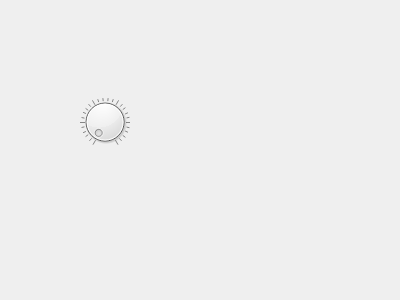
<?xml version="1.0" encoding="UTF-8"?>
<ui version="4.0">
 <class>Form</class>
 <widget class="QWidget" name="Form">
  <property name="geometry">
   <rect>
    <x>0</x>
    <y>0</y>
    <width>400</width>
    <height>300</height>
   </rect>
  </property>
  <property name="windowTitle">
   <string>Form</string>
  </property>
  <widget class="QDial" name="dial">
   <property name="geometry">
    <rect>
     <x>80</x>
     <y>90</y>
     <width>50</width>
     <height>64</height>
    </rect>
   </property>
   <property name="notchesVisible">
    <bool>true</bool>
   </property>
  </widget>
 </widget>
 <resources/>
 <connections/>
</ui>
